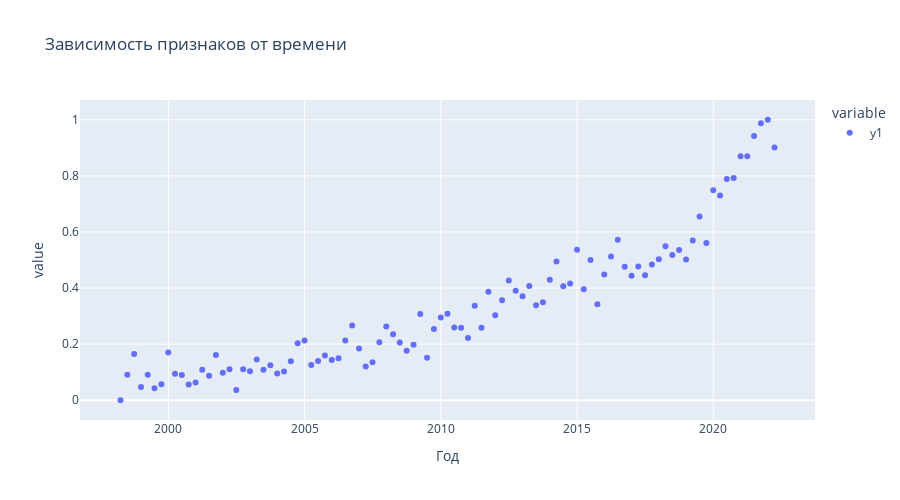

Notebook source saved alongside this figure:
### Markdown cell above
Как видно из графика, данные имеют очень сильную линейную структуру, из-за этого мы получаем сверх высокие метрики при обучении модели. Добавление шума в данные, позволяет сделать данные более реалистичными, так как в реальных данных всегда присутствует шум. Так же добавление шума в данные позволяет сделать данные более устойчивыми к выбросам.

### Code cell
noise = np.random.normal(0, .06, data.shape)
noisy_data = data + noise
data = noisy_data
data = data.apply(lambda x: (x - x.min()) / (x.max() - x.min()))
px.scatter(data['y1'], title="Зависимость признаков от времени", height=500)
